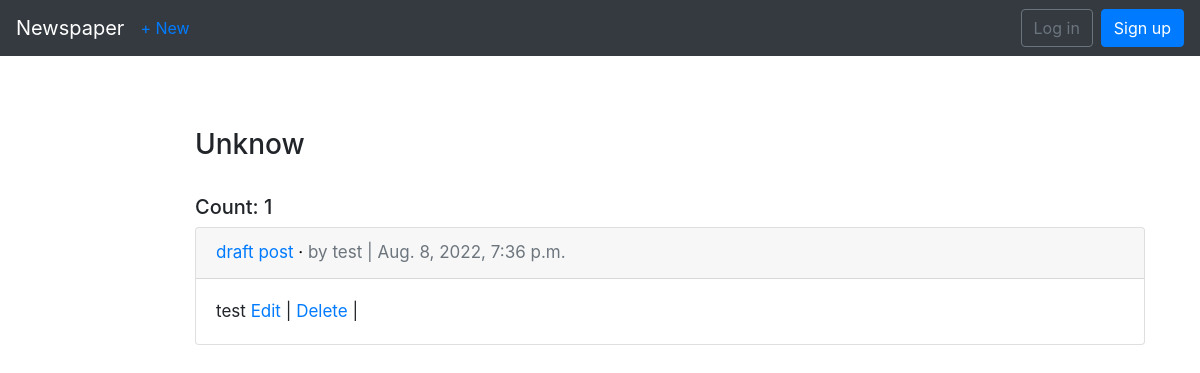
The app's page /articles/category/5/, older data.
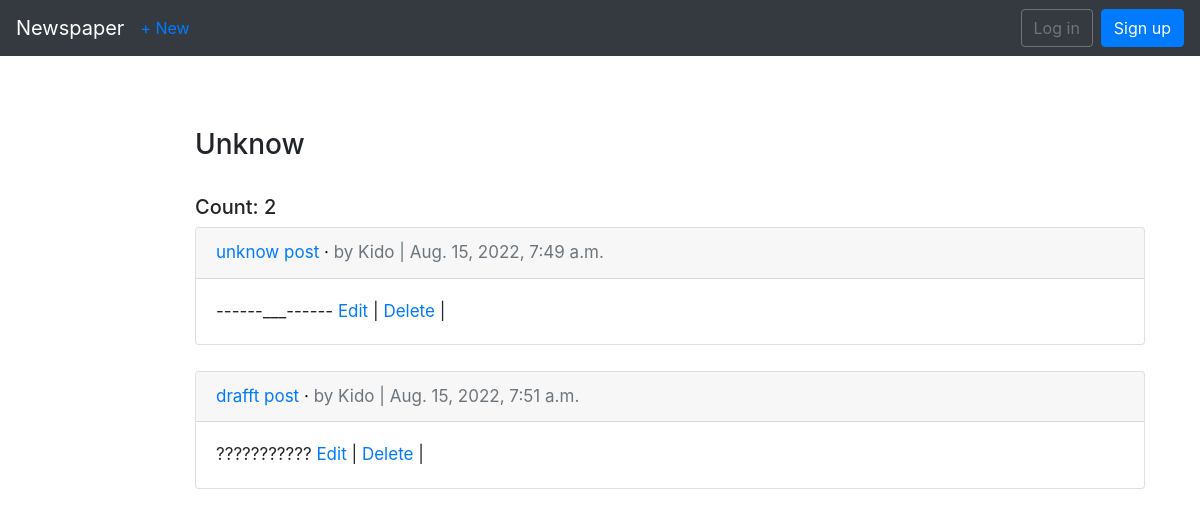
The same page, newer data.
### articles/models.py (models this page shows, shortened)
class Category(models.Model):
    name = models.CharField(max_length=150)
    url = models.SlugField(max_length=160, unique=True)
    class Meta:
        verbose_name = 'Category'
        verbose_name_plural = 'Categories'

class Article(models.Model):
    title = models.CharField(max_length=255)
    body = models.TextField()
    category = models.ForeignKey(
        Category, related_name='articles', on_delete=models.SET_NULL, null=True
    )
    date = models.DateTimeField(auto_now_add=True)
    author = models.ForeignKey(
        settings.AUTH_USER_MODEL,
        on_delete=models.CASCADE,
    )
    views = models.IntegerField(default=0, null=True, blank=True)
    draft = models.BooleanField(default=False)
    objects = models.Manager()
    draft_true = DraftManager()

### users/models.py (models this page shows)
class CustomUser(AbstractUser):
    age = models.PositiveIntegerField(null=True, blank=True)

### articles/views.py (the view)
# urls.py: path('category/<int:pk>/', views.CategoryDetailView.as_view(), name='category_detail'),
class CategoryDetailView(ListView):
    model = Category
    template_name = 'articles/category_detail.html'
    def get_queryset(self):
        category_article = Category.objects.get(id=self.kwargs['pk'])
        queryset = category_article.articles.all().prefetch_related('author')
        return queryset
    def get_context_data(self, **kwargs):
        context = super().get_context_data(**kwargs)
        context['name_category'] = category_article = Category.objects.get(
            id=self.kwargs['pk']
        )
        context['count_article'] = list(
            category_article.articles.aggregate(
                Count('category_id')
            ).values())[0]
        return context

### articles/templates/articles/category_detail.html (shortened to what this page needs)
{% extends 'base.html' %}
{% block content %}
    <br><br>
    <div class="main">
        <h3>{{name_category.name}}</h3><br>
        <h5>Count: {{count_article}}</h2>
        {% for article in object_list %}
            <div class="card">
                <div class="card-header">
                        <a href="{% url 'article_detail' article.pk %}">{{article.title}}</a></span> &middot;
                    <span class="text-muted">by {{article.author}} | {{article.date}}</span>
                </div>
                <div class="card-body">
                    {{article.body}}
                    <a href="{% url 'article_edit' article.pk %}">Edit</a> |
                    <a href="{% url 'article_delete' article.pk %}">Delete</a> |
                </div>
            </div>
            <br>
        {% endfor %}
    </div>
{% endblock %}

### templates/base.html (shortened to what this page needs)
{% load static %}
<!doctype html>
<html lang="en">
<head>
    <link rel="stylesheet" href="{% static 'css/style.css' %}" type="text/css">
    <link rel="stylesheet" href="https://maxcdn.bootstrapcdn.com/bootstrap/4.0.0/css/bootstrap.min.css">
</head>
<body>
    <nav class="navbar navbar-expand-md navbar-dark bg-dark mb-4">
    <a class="navbar-brand" href="{% url 'home' %}">Newspaper</a>
    <ul class="navbar-nav mr-auto">
        <li class="nav-item"><a href="{% url 'article_new' %}">+ New</li>
    </ul>
    <div class="collapse navbar-collapse" id="navbarCollapse">
        {% if user.is_authenticated %}
            <ul class="navbar-nav ml-auto">
                <li class="nav-item">
                    <a class="nav-link dropdown-toggle" href="#" id="userMenu" data-toggle="dropdown" aria-haspopup="true" aria-expanded="false">
                        {{ user.username }}
                    </a>
                    <div class="dropdown-menu dropdown-menu-right" aria-labelledby="userMenu">
                        <a class="dropdown-item" href="{% url 'password_change' %}">Change password</a>
                        <div class="dropdown-divider"></div>
                        <a class="dropdown-item" href="{% url 'logout' %}">Log out</a>
                    </div>
                </li>
            </ul>
        {% else %}
            <form class="form-inline ml-auto">
                <a href="{% url 'login' %}" class="btn btn-outline-secondary">Log in</a>
                <a href="{% url 'signup' %}" class="btn btn-primary ml-2">Sign up</a>
            </form>
        {% endif %}
    </div>
    </nav>
    <div class="container">
    {% block content %}
    {% endblock %}
    </div>
</body>
</html>

### static/css/style.css (style rules this page uses)
a { color: black; }
body { background-color: black; }
.card-header { color: black; }
.main { margin-left: 140px; font-size: 17px; padding: 0px 10px; }

Row changes from the older to the newer data that the page shows:
removed Article: title "draft post", author "test", date "Aug. 8, 2022, 7:36 p.m.", body "test"
added Article: title "unknow post", author "Kido", date "Aug. 15, 2022, 7:49 a.m.", body "------___------"
added Article: title "drafft post", author "Kido", date "Aug. 15, 2022, 7:51 a.m.", body "???????????"
Text that changed along with them:
{{ count_article }}: "1" → "2"
